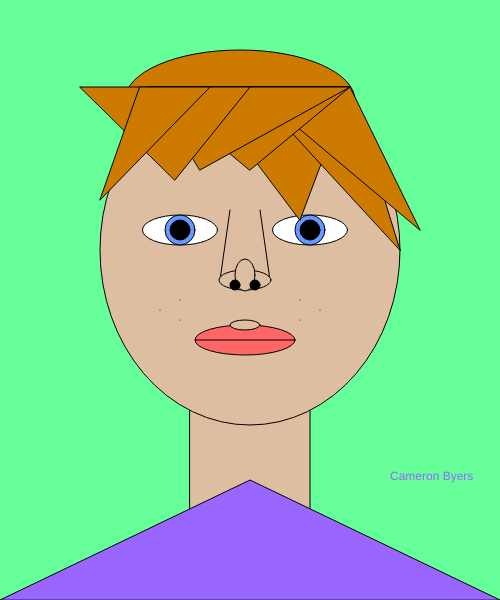
Frame 1 (no input)
Frame 60 (no input): identical to frame 1, image omitted
Frame 120 (the mouse pressed at the canvas centre since frame 60): identical to frame 1, image omitted

The p5.js sketch that drew this single still picture (run headless with seeded random() and noise() and a simulated clock; from frame 60 on, the mouse is pressed at the canvas centre):

// p5.js sketch
// ── sketch.js
function setup()
{
    createCanvas(500, 600);
}

function draw()
{
    background(102, 255, 153);
    
    fill(221, 190, 161);
    rect(190, 175, 120, 350);

    fill(221, 190, 161);
    ellipse(250, 250, 300, 350);
   
    fill(255, 255, 255);
    ellipse(180, 230, 75, 30);

    fill(255, 255, 255);
    ellipse(310, 230, 75, 30);
    
    fill(102, 153, 255);
    ellipse(180, 230, 30, 30);
    
    fill(102, 153, 255);
    ellipse(310, 230, 30, 30);

    fill(0, 0, 0);
    ellipse(180, 230, 20, 20);
    
    fill(0, 0, 0);
    ellipse(310, 230, 20, 20);

    fill(204, 122, 0);
    ellipse(240, 100, 230, 100);

    fill(204, 122, 0)
    triangle(300, 220, 350, 87, 200, 87)

    fill(204, 122, 0)
    triangle(400, 250, 350, 87, 250, 87)

    fill(204, 122, 0)
    triangle(420, 230, 350, 87, 250, 87)
    
    fill(204, 122, 0)
    triangle(250, 170, 350, 87, 150, 87)

    fill(204, 122, 0)
    triangle(200, 170, 350, 87, 150, 87)

    fill(204, 122, 0)
    triangle(175, 180, 250, 87, 80, 87)

    fill(204, 122, 0)
    triangle(100, 200, 210, 87, 140, 87)

    fill(0, 0, 0)
    line(260, 210, 270, 280)   

    fill(0, 0, 0)
    line(230, 210, 220, 280) 
    
    fill(221, 190, 161);
    ellipse(245, 280, 52, 20);

    fill(221, 190, 161);
    ellipse(245, 275, 20, 32);

    fill(0, 0, 0);
    ellipse(235, 285, 10, 10);
    
    fill(0, 0, 0);
    ellipse(255, 285, 10, 10);

    fill(255, 102, 102);
    ellipse(245, 340, 100, 30);

    fill(0, 0, 0)
    line(195, 340, 295, 340)

    fill(221, 190, 161);
    ellipse(245, 325, 30, 10);

    fill(0, 0, 0)
    point(300, 300)

    fill(0, 0, 0)
    point(300, 320)

    fill(0, 0, 0)
    point(320, 310)

    fill(0, 0, 0)
    point(180, 300)

    fill(0, 0, 0)
    point(180, 320)

    fill(153, 102, 255)
    point(160, 310)

    triangle(0, 600, 250, 480, 500, 600)

    text('Cameron Byers', 390, 480);
}


// ── Self Portrait.html
<html>
    <head>
        <title>first p5.js page!</title>
        <script src="https://cdnjs.cloudflare.com/ajax/libs/p5.js/1.1.9/p5.min.js"></script>
        <script src= "sketch.js"></script>
    </head>
    <body>
 
    </body>
</html>
